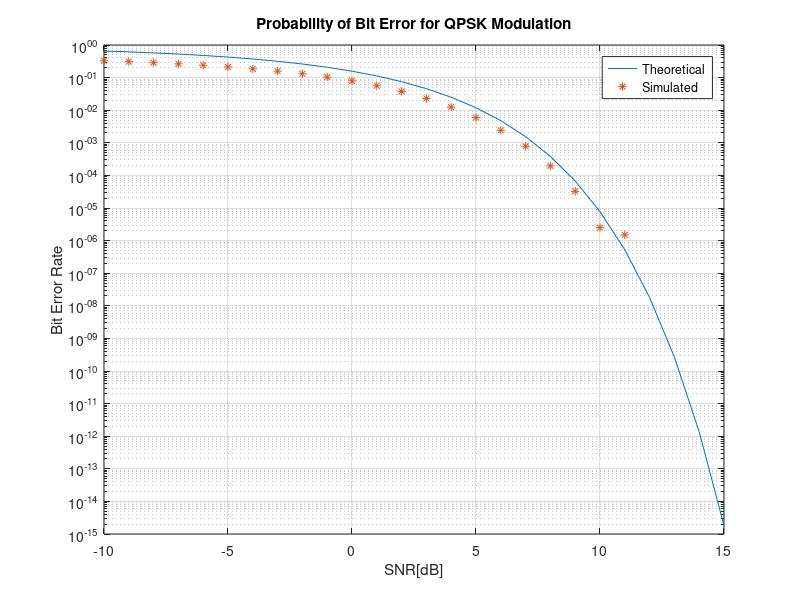

Write MATLAB code to recreate this figure.
% QPSK MODULATION AND BER 
clc; clear all; close all;
N=10^6; % Number of bits transmited
SNRdB= -10:1:15; % SNR for simulation
SNRlin=10.^(SNRdB/10);
BER = zeros(1,length(SNRlin));% simulated BER
b1 = rand(1,N) > 0.5;
b2 = rand(1,N) > 0.5;
% QPSK symbol mapping
I = (2*b1) - 1;
Q = (2*b2) - 1;
S = I + 1j*Q; 
N0 = 1./SNRlin; % Variance
for k = 1:length(SNRdB)
    
    noise = sqrt(N0(k)/2)*(randn(1,N) + 1j*randn(1,N)); % AWGN noise
    
    sig_Rx = S + noise; % Recived signal
    
    % For BER calculation
    sig_I = real(sig_Rx); % I component
    sig_Q = imag(sig_Rx); % Q component
    
    bld_I = sig_I > 0; % I decision 
    bld_Q = sig_Q > 0; % Q decision
    
    b1_error = (bld_I ~= b1); % Inphase bit error
    b2_error = (bld_Q ~= b2); % Quadrature bit error
    
    Error_bit = sum(b1_error) + sum(b2_error); % Total bit error
    BER(k) = sum(Error_bit)/(2*N); % Simulated BER
end
BER_theo = 2*qfunc(sqrt(2*SNRlin)); % Theoretical BER 

semilogy(SNRdB, BER_theo)  
hold on
semilogy(SNRdB, BER,'*')
xlabel('SNR[dB]')                                    
ylabel('Bit Error Rate');                                         
legend('Theoretical', 'Simulated');
title(['Probability of Bit Error for QPSK Modulation']);
grid on;
hold off;
